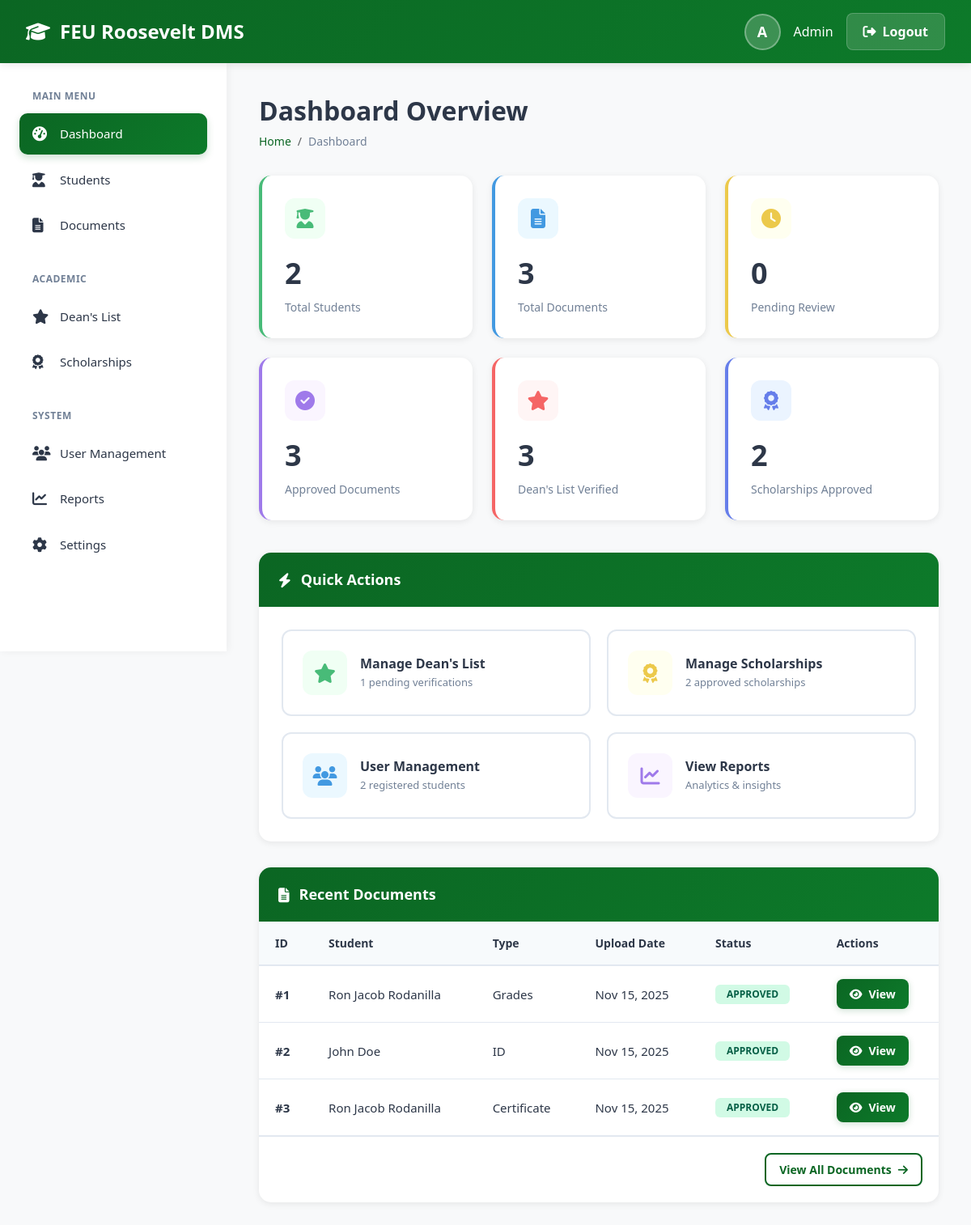
The page /admin_dashboard.php (signed in) on the database its author committed.
### tables this page shows
CREATE TABLE `document` (
  `doc_id` int(11) NOT NULL,
  `student_id` int(11) NOT NULL,
  `stud_id` int(11) NOT NULL,
  `doc_name` varchar(255) NOT NULL,
  `file_name` varchar(255) NOT NULL,
  `doc_type` varchar(100) NOT NULL,
  `doc_desc` text DEFAULT NULL,
  `file_path` varchar(500) DEFAULT NULL,
  `file` varchar(500) DEFAULT NULL,
  `file_size` bigint(20) DEFAULT NULL,
  `related_type` enum('enrollment','dean_list','scholarship','general') DEFAULT NULL,
  `related_id` int(11) DEFAULT NULL,
  `status` enum('Pending','Approved','Rejected','Declined') DEFAULT 'Pending',
  `comments` text DEFAULT NULL,
  `created_by` varchar(255) DEFAULT 'Student',
  `upload_date` timestamp NOT NULL DEFAULT current_timestamp(),
  `uploaded_at` timestamp NOT NULL DEFAULT current_timestamp(),
  `reviewed_by` int(11) DEFAULT NULL,
  `review_date` timestamp NULL DEFAULT NULL,
  `updated_at` timestamp NOT NULL DEFAULT current_timestamp() ON UPDATE current_timestamp()
);

CREATE TABLE `profile` (
  `profile_id` int(11) NOT NULL,
  `user_id` int(11) NOT NULL,
  `stud_id` int(11) NOT NULL,
  `student_number` varchar(50) NOT NULL,
  `firstName` varchar(100) NOT NULL,
  `lastName` varchar(100) NOT NULL,
  `middleName` varchar(100) DEFAULT NULL,
  `name` varchar(255) GENERATED ALWAYS AS (concat(`firstName`,' ',ifnull(concat(`middleName`,' '),''),`lastName`)) STORED,
  `course` varchar(255) DEFAULT NULL,
  `year_level` enum('1st Year','2nd Year','3rd Year','4th Year') DEFAULT NULL,
  `contactNumber` varchar(20) DEFAULT NULL,
  `address` text DEFAULT NULL,
  `created_at` timestamp NOT NULL DEFAULT current_timestamp(),
  `updated_at` timestamp NOT NULL DEFAULT current_timestamp() ON UPDATE current_timestamp()
);

### admin_dashboard.php (the view, shortened to what this page needs)
<?php
include('include/db.php');
$stats = [];
$stats['total_students'] = 0;
$stats['total_documents'] = 0;
$stats['pending_documents'] = 0;
$stats['approved_documents'] = 0;
$stats['deans_list_verified'] = 0;
$stats['scholarship_approved'] = 0;
$stats['pending_verifications'] = 0;
try {
    $result = $conn->query("SELECT COUNT(*) as count FROM user WHERE role='Student'");
    if ($result) $stats['total_students'] = $result->fetch_assoc()['count'];
    $result = $conn->query("SELECT COUNT(*) as count FROM document");
    if ($result) $stats['total_documents'] = $result->fetch_assoc()['count'];
    $result = $conn->query("SELECT COUNT(*) as count FROM document WHERE status='Pending'");
    if ($result) $stats['pending_documents'] = $result->fetch_assoc()['count'];
    $result = $conn->query("SELECT COUNT(*) as count FROM document WHERE status='Approved'");
    if ($result) $stats['approved_documents'] = $result->fetch_assoc()['count'];
    $tables_check = $conn->query("SHOW TABLES LIKE 'dean_list'");
    if ($tables_check && $tables_check->num_rows > 0) {
        $result = $conn->query("SELECT COUNT(*) as count FROM dean_list WHERE status='Verified'");
        if ($result) $stats['deans_list_verified'] = $result->fetch_assoc()['count'];
        $result = $conn->query("SELECT COUNT(*) as count FROM dean_list WHERE status='Pending'");
        if ($result) $stats['pending_verifications'] = $result->fetch_assoc()['count'];
    }
    $tables_check = $conn->query("SHOW TABLES LIKE 'scholarship_application'");
    if ($tables_check && $tables_check->num_rows > 0) {
        $result = $conn->query("SELECT COUNT(*) as count FROM scholarship_application WHERE status='Approved'");
        if ($result) $stats['scholarship_approved'] = $result->fetch_assoc()['count'];
    }
    $recent_docs = $conn->query("SELECT d.*, p.name as student_name
                                 FROM document d
                                 LEFT JOIN profile p ON d.stud_id = p.stud_id
                                 ORDER BY d.upload_date DESC
                                 LIMIT 5");
} catch (Exception $e) {
    $errorMessage = "Error loading dashboard data: " . $e->getMessage();
}
$user_name = $_SESSION['user_name'] ?? 'Admin';
$user_initial = strtoupper(substr($user_name, 0, 1));
?>
<!DOCTYPE html>
<html lang="en">
<head>
    <link rel="stylesheet" href="https://cdnjs.cloudflare.com/ajax/libs/font-awesome/6.4.0/css/all.min.css">
    <link href="https://cdn.jsdelivr.net/npm/bootstrap@5.3.5/dist/css/bootstrap.min.css" rel="stylesheet">
</head>
<body>
    <div class="header">
        <h1>
            <i class="fas fa-graduation-cap"></i>
            FEU Roosevelt DMS
        </h1>
        <div class="user-info">
            <div class="user-avatar"><?= $user_initial ?></div>
            <span><?= htmlspecialchars($user_name) ?></span>
            <a href="logout.php" class="logout-btn">
                <i class="fas fa-sign-out-alt"></i>
                Logout
            </a>
        </div>
    </div>
    <div class="layout-wrapper">
        <aside class="sidebar">
            <div class="nav-section">
                <div class="nav-section-title">Main Menu</div>
                <a href="admin_dashboard.php" class="nav-item active">
                    <i class="fas fa-tachometer-alt"></i>
                    <span>Dashboard</span>
                </a>
                <a href="students.php" class="nav-item">
                    <i class="fas fa-user-graduate"></i>
                    <span>Students</span>
                </a>
                <a href="documents.php" class="nav-item">
                    <i class="fas fa-file-alt"></i>
                    <span>Documents</span>
                </a>
            </div>
            <div class="nav-section">
                <div class="nav-section-title">Academic</div>
                <a href="deans_list.php" class="nav-item">
                    <i class="fas fa-star"></i>
                    <span>Dean's List</span>
                </a>
                <a href="scholarships.php" class="nav-item">
                    <i class="fas fa-award"></i>
                    <span>Scholarships</span>
                </a>
            </div>
            <div class="nav-section">
                <div class="nav-section-title">System</div>
                <a href="users.php" class="nav-item">
                    <i class="fas fa-users"></i>
                    <span>User Management</span>
                </a>
                <a href="reports.php" class="nav-item">
                    <i class="fas fa-chart-line"></i>
                    <span>Reports</span>
                </a>
                <a href="settings.php" class="nav-item">
                    <i class="fas fa-cog"></i>
                    <span>Settings</span>
                </a>
            </div>
        </aside>
        <main class="main-content">
            <div class="page-header">
                <h1>Dashboard Overview</h1>
                <nav aria-label="breadcrumb">
                    <ol class="breadcrumb">
                        <li class="breadcrumb-item"><a href="admin_dashboard.php">Home</a></li>
                        <li class="breadcrumb-item active">Dashboard</li>
                    </ol>
                </nav>
            </div>
            <div class="stats-grid">
                <div class="stat-card green">
                    <div class="stat-icon">
                        <i class="fas fa-user-graduate"></i>
                    </div>
                    <div class="stat-value"><?= number_format($stats['total_students']) ?></div>
                    <div class="stat-label">Total Students</div>
                </div>
                <div class="stat-card blue">
                    <div class="stat-icon">
                        <i class="fas fa-file-alt"></i>
                    </div>
                    <div class="stat-value"><?= number_format($stats['total_documents']) ?></div>
                    <div class="stat-label">Total Documents</div>
                </div>
                <div class="stat-card yellow">
                    <div class="stat-icon">
                        <i class="fas fa-clock"></i>
                    </div>
                    <div class="stat-value"><?= number_format($stats['pending_documents']) ?></div>
                    <div class="stat-label">Pending Review</div>
                </div>
                <div class="stat-card purple">
                    <div class="stat-icon">
                        <i class="fas fa-check-circle"></i>
                    </div>
                    <div class="stat-value"><?= number_format($stats['approved_documents']) ?></div>
                    <div class="stat-label">Approved Documents</div>
                </div>
                <div class="stat-card red">
                    <div class="stat-icon">
                        <i class="fas fa-star"></i>
                    </div>
                    <div class="stat-value"><?= number_format($stats['deans_list_verified']) ?></div>
                    <div class="stat-label">Dean's List Verified</div>
                </div>
                <div class="stat-card indigo">
                    <div class="stat-icon">
                        <i class="fas fa-award"></i>
                    </div>
                    <div class="stat-value"><?= number_format($stats['scholarship_approved']) ?></div>
                    <div class="stat-label">Scholarships Approved</div>
                </div>
            </div>
            <div class="content-card">
                <div class="card-header">
                    <i class="fas fa-bolt"></i>
                    Quick Actions
                </div>
                <div class="card-body">
                    <div class="quick-actions">
                        <a href="deans_list.php" class="quick-action-card">
                            <div class="quick-action-icon" style="background: #f0fff4; color: #48bb78;">
                                <i class="fas fa-star"></i>
                            </div>
                            <div class="quick-action-content">
                                <h3>Manage Dean's List</h3>
                                <p><?= $stats['pending_verifications'] ?> pending verifications</p>
                            </div>
                        </a>
                        <a href="scholarships.php" class="quick-action-card">
                            <div class="quick-action-icon" style="background: #fffff0; color: #ecc94b;">
                                <i class="fas fa-award"></i>
                            </div>
                            <div class="quick-action-content">
                                <h3>Manage Scholarships</h3>
                                <p><?= $stats['scholarship_approved'] ?> approved scholarships</p>
                            </div>
                        </a>
                        <a href="users.php" class="quick-action-card">
                            <div class="quick-action-icon" style="background: #ebf8ff; color: #4299e1;">
                                <i class="fas fa-users"></i>
                            </div>
                            <div class="quick-action-content">
                                <h3>User Management</h3>
                                <p><?= $stats['total_students'] ?> registered students</p>
                            </div>
                        </a>
                        <a href="reports.php" class="quick-action-card">
                            <div class="quick-action-icon" style="background: #faf5ff; color: #9f7aea;">
                                <i class="fas fa-chart-line"></i>
                            </div>
                            <div class="quick-action-content">
                                <h3>View Reports</h3>
                                <p>Analytics & insights</p>
                            </div>
                        </a>
                    </div>
                </div>
            </div>
            <div class="content-card">
                <div class="card-header">
                    <i class="fas fa-file-alt"></i>
                    Recent Documents
                </div>
                <div class="card-body p-0">
                    <div class="table-responsive">
                        <table>
                            <thead>
                                <tr>
                                    <th>ID</th>
                                    <th>Student</th>
                                    <th>Type</th>
                                    <th>Upload Date</th>
                                    <th>Status</th>
                                    <th>Actions</th>
                                </tr>
                            </thead>
                            <tbody>
                                <?php if (isset($recent_docs) && $recent_docs && $recent_docs->num_rows > 0): ?>
                                    <?php while($doc = $recent_docs->fetch_assoc()): ?>
                                    <tr>
                                        <td><strong>#<?= htmlspecialchars($doc['doc_id']) ?></strong></td>
                                        <td><?= htmlspecialchars($doc['student_name'] ?? 'N/A') ?></td>
                                        <td><?= htmlspecialchars($doc['doc_type']) ?></td>
                                        <td><?= date('M d, Y', strtotime($doc['upload_date'])) ?></td>
                                        <td>
                                            <span class="badge badge-<?=
                                                $doc['status'] == 'Approved' ? 'success' :
                                                ($doc['status'] == 'Pending' ? 'warning' : 'danger')
                                            ?>">
                                                <?= htmlspecialchars($doc['status']) ?>
                                            </span>
                                        </td>
                                        <td>
                                            <a href="document-detail.php?doc_id=<?= $doc['doc_id'] ?>" class="btn btn-primary btn-sm">
                                                <i class="fas fa-eye"></i>
                                                View
                                            </a>
                                        </td>
                                    </tr>
                                    <?php endwhile; ?>
                                <?php endif; ?>
                            </tbody>
                        </table>
                    </div>
                    <div style="padding: 1.25rem; text-align: right; border-top: 1px solid var(--border-color);">
                        <a href="documents.php" class="btn btn-outline-primary btn-sm">
                            View All Documents <i class="fas fa-arrow-right"></i>
                        </a>
                    </div>
                </div>
            </div>
        </main>
    </div>
</body>
</html>

### rows shown on the page
document: doc_id "1", profile.name "Ron Jacob Rodanilla", doc_type "Grades", upload_date "Nov 15, 2025", status "APPROVED"
document: doc_id "2", profile.name "John Doe", doc_type "ID", upload_date "Nov 15, 2025", status "APPROVED"
document: doc_id "3", profile.name "Ron Jacob Rodanilla", doc_type "Certificate", upload_date "Nov 15, 2025", status "APPROVED"

### other values the page prints
$user_initial "A"
$user_name "Admin"
$stats['total_students'] "2"
$stats['total_documents'] "3"
$stats['pending_documents'] "0"
$stats['approved_documents'] "3"
$stats['deans_list_verified'] "3"
$stats['scholarship_approved'] "2"
$stats['pending_verifications'] "1"
